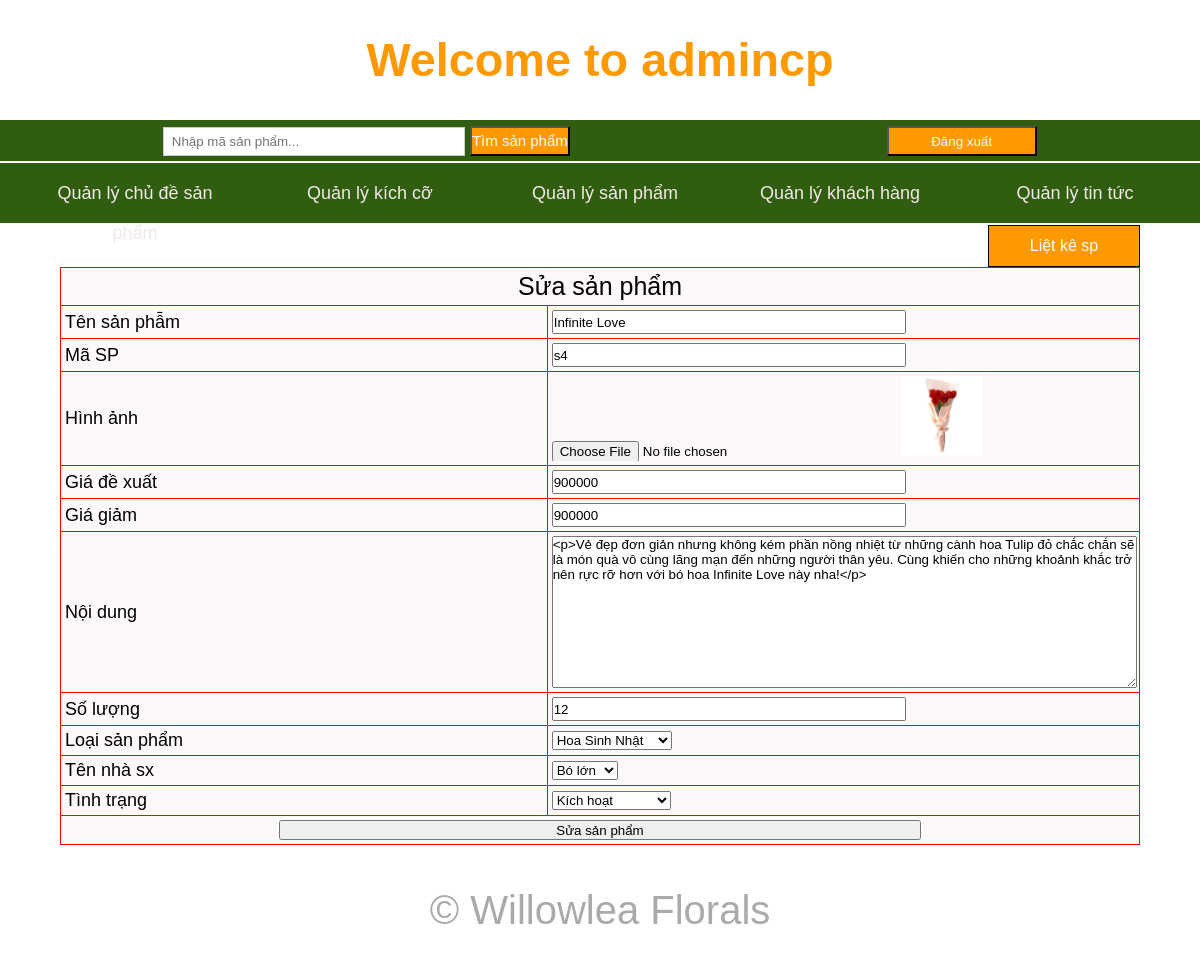
The page /admincp/index.php?quanly=sanpham&ac=sua&id=106 (signed in) on the database its author committed.
### tables this page shows
CREATE TABLE `sanpham` (
  `idsanpham` int(11) NOT NULL,
  `tensp` varchar(255) NOT NULL,
  `masp` varchar(255) NOT NULL,
  `hinhanh` varchar(100) NOT NULL,
  `giadexuat` float NOT NULL,
  `giagiam` float NOT NULL,
  `soluong` int(11) NOT NULL,
  `loaisp` int(11) NOT NULL,
  `sizesp` int(11) NOT NULL,
  `tinhtrang` varchar(100) NOT NULL,
  `noidung` longtext NOT NULL
);

### admincp/modules/quanlysanpham/sua.php (the view, shortened to what this page needs)
<?php
	$sql = "SELECT * from sanpham where idsanpham='$_GET[id]' ";
	$row=mysqli_query($mysqli,$sql);
	$dong=mysqli_fetch_array($row);
 ?>
<div class="button_themsp">
<a href="index.php?quanly=sanpham&ac=lietke">Liệt kê sp</a>
</div>
<form action="modules/quanlysanpham/xuly.php?id=<?php echo $dong['idsanpham'] ?>" method="post" enctype="multipart/form-data">
<h3>&nbsp;</h3>
<table width="600" border="1">
  <tr>
    <td colspan="2" style="text-align:center;font-size:25px;">Sửa sản phẩm</td>
  </tr>
  <tr>
    <td width="97">Tên sản phẫm</td>
    <td width="87"><input type="text" name="tensp" value="<?php echo $dong['tensp'] ?>"></td>
  </tr>
  <tr>
    <td>Mã SP</td>
    <td><input type="text" name="masp" value="<?php echo $dong['masp'] ?>"></td>
  </tr>
  <tr>
    <td>Hình ảnh</td>
    <td><input type="file" name="hinhanh" /><img src="modules/quanlysanpham/uploads/<?php echo $dong['hinhanh'] ?>" width="80" height="80"></td>
  </tr>
  <tr>
    <td>Giá đề xuất</td>
    <td><input type="text" name="giadexuat" value="<?php echo $dong['giadexuat'] ?>"></td>
  </tr>
  <tr>
    <td>Giá giảm</td>
    <td><input type="text" name="giagiam" value="<?php echo $dong['giagiam'] ?>"></td>
  </tr>
  <tr>
    <td>Nội dung</td>
    <td><textarea name="noidung" cols="40" rows="10"><?php echo $dong['noidung'] ?></textarea></td>
  </tr>
  <tr>
    <td>Số lượng</td>
    <td><input type="text" name="soluong" value="<?php echo $dong['soluong'] ?>"></td>
  </tr>
  <tr>
  <?php
  $sql_loaisp = "SELECT * from loaisp";
  $row_loaisp=mysqli_query($mysqli,$sql_loaisp);
  ?>
    <td>Loại sản phẩm</td>
    <td><select name="loaisp">
     <?php
	while($dong_loaisp=mysqli_fetch_array($row_loaisp)){
		if($dong['loaisp']==$dong_loaisp['idloaisp']){
	?>
    	<option selected="selected" value="<?php echo $dong_loaisp['idloaisp'] ?>"><?php echo $dong_loaisp['tenloaisp'] ?></option>
        <?php
	}else{
		?>
       <option value="<?php echo $dong_loaisp['idloaisp'] ?>"><?php echo $dong_loaisp['tenloaisp'] ?></option>
        <?php
	}
	}
		?>
    </select></td>
  </tr>
  <tr>
      <?php
  $sql_kichcosp = "SELECT * from kichcosp";
  $row_kichcosp=mysqli_query($mysqli,$sql_kichcosp);
  ?>
    <td>Tên nhà sx</td>
    <td><select name="sizesp">
    <?php
	while($dong_kichcosp=mysqli_fetch_array($row_kichcosp)){
		if($dong['sizesp']==$dong_kichcosp['idkichcosp']){
	?>
    	<option selected="selected" value="<?php echo $dong_kichcosp['idkichcosp'] ?>"><?php echo $dong_kichcosp['tenkichcosp'] ?></option>
        <?php
	}else{
		?>
        <option value="<?php echo $dong_kichcosp['idkichcosp'] ?>"><?php echo $dong_kichcosp['tenkichcosp'] ?></option>
        <?php
	}
	}
		?>
    </select></td>
  </tr>
  <tr>
    <td>Tình trạng</td>
    <td><select name="tinhtrang">
    <option value="1">Kích hoạt</option>
    </select></td>
  </tr>
  <tr>
    <td colspan="2"><div align="center">
      <input type="submit" name="sua" value="Sửa sản phẩm">
    </div></td>
  </tr>
</table>
</form>

### admincp/style/main.css (style rules this page uses)
body { background:#fff; }
* { padding:0; margin:0; font-family: 'Gill Sans', 'Gill Sans MT', Calibri, 'Trebuchet MS', sans-serif; }
table { border-collapse:collapse; width:100%; background-color:rgb(253, 249, 251); border:1px solid #F00; }
textarea { width:100%; resize:auto; }
table tr td { color:#000; font-size:18px; padding:4px; }
input { width:60%; height:20px; }
.button_themsp { width:150px; height:40px; border:1px solid #000; text-align:center; background:#F90; line-height:40px; color:#fff; float:right; }
.button_themsp a { color:#fff; display:block; text-decoration:none; }

### rows shown on the page
sanpham: tensp "Infinite Love", masp "s4", hinhanh (picture), giadexuat "900000", giagiam "900000", noidung "<p>Vẻ đẹp đơn giản nhưng không kém phần nồng nhiệt từ những cành hoa Tulip đỏ chắc chắn sẽ là món quà vô cùng lãng mạn đến những người thân yêu. Cùng khiến cho những khoảnh khắc trở nên rực rỡ hơn với bó hoa Infinite Love này nha!</p>", soluong "12"

### other values the page prints
form field loaisp "Hoa Sinh Nhật"
form field sizesp "Bó lớn"
